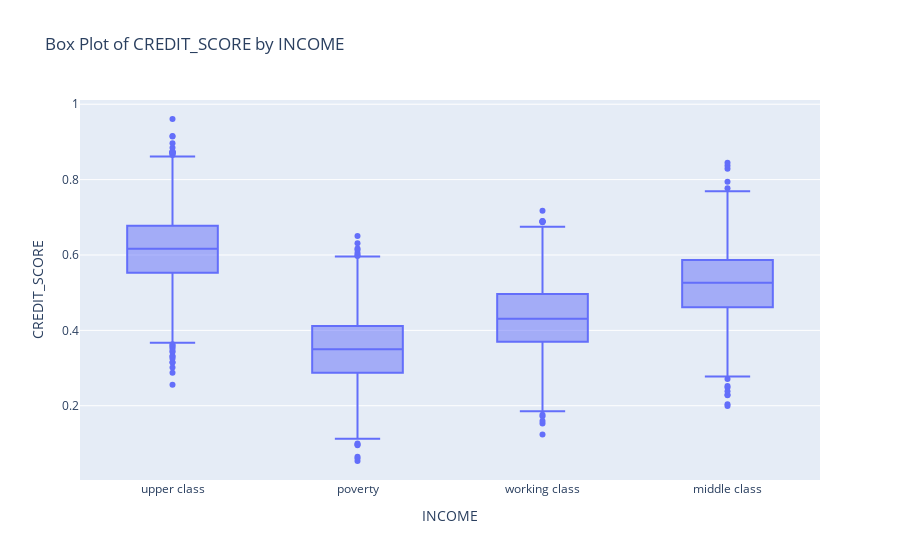
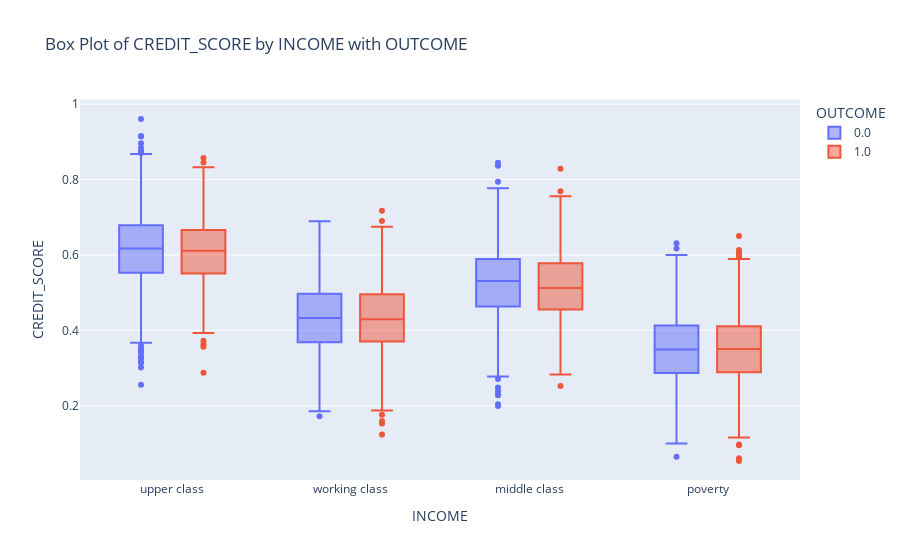

The notebook cell these images were saved under, in order:
### Markdown cell above
Probably this is related to income, since wealthier people usually have better credit scores.

### Code cell
fig1 = px.box(cic, x='INCOME', y='CREDIT_SCORE', title="Box Plot of CREDIT_SCORE by INCOME")
fig2 = px.box(cic, x='INCOME', y='CREDIT_SCORE', color='OUTCOME', title="Box Plot of CREDIT_SCORE by INCOME with OUTCOME")
fig1.show()
fig2.show()

### Figure 1 — Plotly figure (JSON) as saved in the notebook; plotly's stock layout.template omitted (floating-point values rounded to 4 significant figures; data arrays with more than 128 entries replaced by an {"elided": "..."} marker saying what was removed)
{"data": [{"alignmentgroup": "True", "hovertemplate": "INCOME=%{x}<br>CREDIT_SCORE=%{y}<extra></extra>", "legendgroup": "", "marker": {"color": "#636efa"}, "name": "", "notched": false, "offsetgroup": "", "orientation": "v", "showlegend": false, "type": "box", "x": {"elided": "9900 str values"}, "x0": " ", "xaxis": "x", "y": {"elided": "9900 float values"}, "y0": " ", "yaxis": "y"}], "layout": {"boxmode": "group", "legend": {"tracegroupgap": 0}, "title": {"text": "Box Plot of CREDIT_SCORE by INCOME"}, "xaxis": {"anchor": "y", "domain": [0, 1], "title": {"text": "INCOME"}}, "yaxis": {"anchor": "x", "domain": [0, 1], "title": {"text": "CREDIT_SCORE"}}}}

### Figure 2 — Plotly figure (JSON) as saved in the notebook; plotly's stock layout.template omitted (floating-point values rounded to 4 significant figures; data arrays with more than 128 entries replaced by an {"elided": "..."} marker saying what was removed)
{"data": [{"alignmentgroup": "True", "hovertemplate": "OUTCOME=0.0<br>INCOME=%{x}<br>CREDIT_SCORE=%{y}<extra></extra>", "legendgroup": "0.0", "marker": {"color": "#636efa"}, "name": "0.0", "notched": false, "offsetgroup": "0.0", "orientation": "v", "showlegend": true, "type": "box", "x": {"elided": "6795 str values"}, "x0": " ", "xaxis": "x", "y": {"elided": "6795 float values"}, "y0": " ", "yaxis": "y"}, {"alignmentgroup": "True", "hovertemplate": "OUTCOME=1.0<br>INCOME=%{x}<br>CREDIT_SCORE=%{y}<extra></extra>", "legendgroup": "1.0", "marker": {"color": "#EF553B"}, "name": "1.0", "notched": false, "offsetgroup": "1.0", "orientation": "v", "showlegend": true, "type": "box", "x": {"elided": "3105 str values"}, "x0": " ", "xaxis": "x", "y": {"elided": "3105 float values"}, "y0": " ", "yaxis": "y"}], "layout": {"boxmode": "group", "legend": {"title": {"text": "OUTCOME"}, "tracegroupgap": 0}, "title": {"text": "Box Plot of CREDIT_SCORE by INCOME with OUTCOME"}, "xaxis": {"anchor": "y", "domain": [0, 1], "title": {"text": "INCOME"}}, "yaxis": {"anchor": "x", "domain": [0, 1], "title": {"text": "CREDIT_SCORE"}}}}
